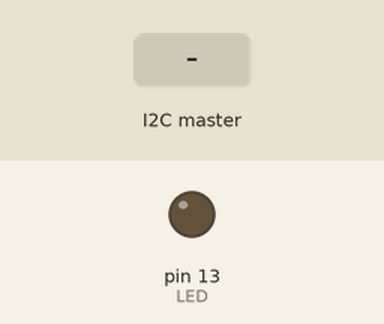
Simulated run of this sketch. Board: Arduino Uno, built with avr-gcc and run on an emulated ATmega328P. On the bench: output pins drawn as LEDs (lit = HIGH). Dashed ring = blinking. Inputs (shaded band) come from the test bench.

Above: at 1.2 s.
1.3 s: the I2C master sends the byte 1
At 1.4 s:
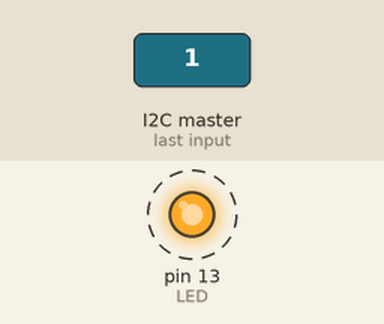
4.3 s: the I2C master sends the byte 0
At 5.5 s:
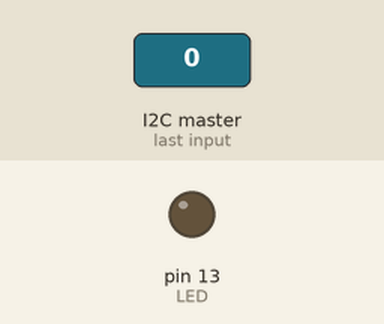
5.8 s: the I2C master sends the byte 2
At 5.9 s:
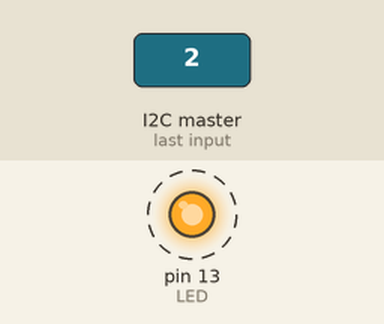
Timing chart, 0 to 14.8 s (numbered marks = the images above; inputs shaded):
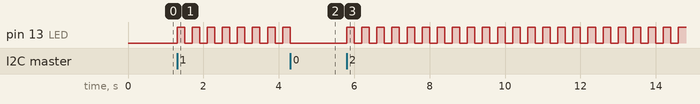

Measured:
- after the input at 1.3 s, pin 13 (LED): alternates HIGH for 0.20 s and LOW for 0.20 s, starting at once
- after the input at 4.3 s, pin 13 (LED): goes on until 4.3 s, then stays LOW
- after the input at 5.8 s, pin 13 (LED): alternates HIGH for 0.20 s and LOW for 0.20 s, starting at once

The sketch:

slave.ino
```cpp
// Include the required Wire library for I2C<br>
#include <Wire.h>
int LED = 13;
int x = 0;
void setup() {
  // Define the LED pin as Output
  pinMode (LED, OUTPUT);
  // Start the I2C Bus as Slave on address 9
  Wire.begin(9);
  // Attach a function to trigger when something is received.
  Wire.onReceive(receiveEvent);
}
void receiveEvent(int bytes) {
  x = Wire.read();    // read one character from the I2C
}
void loop() {
  //If value received is 0 blink LED for 200 ms
  if (x) {
    digitalWrite(LED, HIGH);
    delay(200);
    digitalWrite(LED, LOW);
    delay(200);
  }
 /* //If value received is 3 blink LED for 400 ms
  if (x == '3') {
    digitalWrite(LED, HIGH);
    delay(400);
    digitalWrite(LED, LOW);
    delay(400);
  }*/
}
```
